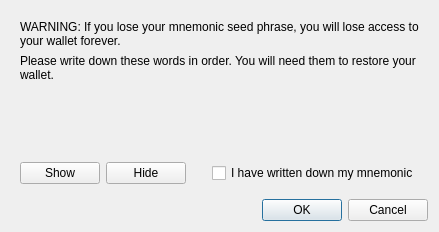
<?xml version="1.0" encoding="UTF-8"?>
<ui version="4.0">
 <class>MnemonicVerificationDialog</class>
 <widget class="QDialog" name="MnemonicVerificationDialog">
  <property name="windowTitle">
   <string>Save Your Mnemonic</string>
  </property>
  <layout class="QVBoxLayout" name="verticalLayout">
   <item>
    <widget class="QStackedWidget" name="stackedWidget">
     <property name="currentIndex">
      <number>0</number>
     </property>
     <widget class="QWidget" name="step1Page">
      <layout class="QVBoxLayout" name="verticalLayout_step1">
       <item>
        <widget class="QLabel" name="warningLabel">
         <property name="text">
          <string>WARNING: If you lose your mnemonic seed phrase, you will lose access to your wallet forever.</string>
         </property>
         <property name="textFormat">
          <enum>Qt::RichText</enum>
         </property>
         <property name="wordWrap">
          <bool>true</bool>
         </property>
        </widget>
       </item>
       <item>
        <widget class="QLabel" name="instructionLabel">
         <property name="text">
          <string>Please write down these words in order. You will need them to restore your wallet.</string>
         </property>
         <property name="wordWrap">
          <bool>true</bool>
         </property>
        </widget>
       </item>
       <item>
        <widget class="QScrollArea" name="mnemonicScroll">
         <property name="frameShape">
          <enum>QFrame::NoFrame</enum>
         </property>
         <property name="widgetResizable">
          <bool>true</bool>
         </property>
         <widget class="QWidget" name="mnemonicGridWidget">
          <layout class="QGridLayout" name="mnemonicGridLayout"/>
         </widget>
        </widget>
       </item>
       <item>
        <layout class="QHBoxLayout" name="horizontalLayout_buttons">
         <item>
          <widget class="QPushButton" name="showMnemonicButton">
           <property name="text">
            <string>Show</string>
           </property>
          </widget>
         </item>
         <item>
          <widget class="QPushButton" name="hideMnemonicButton">
           <property name="text">
            <string>Hide</string>
           </property>
          </widget>
         </item>
         <item>
          <spacer name="horizontalSpacer_1">
           <property name="orientation">
            <enum>Qt::Horizontal</enum>
           </property>
           <property name="sizeHint" stdset="0">
            <size>
             <width>20</width>
             <height>20</height>
            </size>
           </property>
          </spacer>
         </item>
         <item>
          <widget class="QCheckBox" name="writtenDownCheckbox">
           <property name="text">
            <string>I have written down my mnemonic</string>
           </property>
          </widget>
         </item>
        </layout>
       </item>
      </layout>
     </widget>
     <widget class="QWidget" name="step2Page">
      <layout class="QVBoxLayout" name="verticalLayout_step2">
       <item>
        <widget class="QLabel" name="verificationLabel">
         <property name="text">
          <string>To verify you've saved your mnemonic, please enter the following words:</string>
         </property>
         <property name="wordWrap">
          <bool>true</bool>
         </property>
        </widget>
       </item>
       <item>
        <layout class="QFormLayout" name="formLayout">
         <item row="0" column="0">
          <widget class="QLabel" name="word1Label">
           <property name="text">
            <string>Word #1:</string>
           </property>
          </widget>
         </item>
         <item row="0" column="1">
          <layout class="QHBoxLayout" name="horizontalLayout_word1">
           <item>
            <widget class="QLineEdit" name="word1Edit"/>
           </item>
           <item>
            <widget class="QLabel" name="word1Status"/>
           </item>
          </layout>
         </item>
         <item row="1" column="0">
          <widget class="QLabel" name="word2Label">
           <property name="text">
            <string>Word #2:</string>
           </property>
          </widget>
         </item>
         <item row="1" column="1">
          <layout class="QHBoxLayout" name="horizontalLayout_word2">
           <item>
            <widget class="QLineEdit" name="word2Edit"/>
           </item>
           <item>
            <widget class="QLabel" name="word2Status"/>
           </item>
          </layout>
         </item>
         <item row="2" column="0">
          <widget class="QLabel" name="word3Label">
           <property name="text">
            <string>Word #3:</string>
           </property>
          </widget>
         </item>
         <item row="2" column="1">
          <layout class="QHBoxLayout" name="horizontalLayout_word3">
           <item>
            <widget class="QLineEdit" name="word3Edit"/>
           </item>
           <item>
            <widget class="QLabel" name="word3Status"/>
           </item>
          </layout>
         </item>
        </layout>
       </item>
      </layout>
     </widget>
    </widget>
   </item>
   <item>
    <widget class="QDialogButtonBox" name="buttonBox">
     <property name="standardButtons">
      <set>QDialogButtonBox::Cancel|QDialogButtonBox::Ok</set>
     </property>
    </widget>
   </item>
  </layout>
 </widget>
 <resources/>
 <connections>
  <connection>
   <sender>buttonBox</sender>
   <signal>accepted()</signal>
   <receiver>MnemonicVerificationDialog</receiver>
   <slot>accept()</slot>
  </connection>
  <connection>
   <sender>buttonBox</sender>
   <signal>rejected()</signal>
   <receiver>MnemonicVerificationDialog</receiver>
   <slot>reject()</slot>
  </connection>
 </connections>
</ui>
